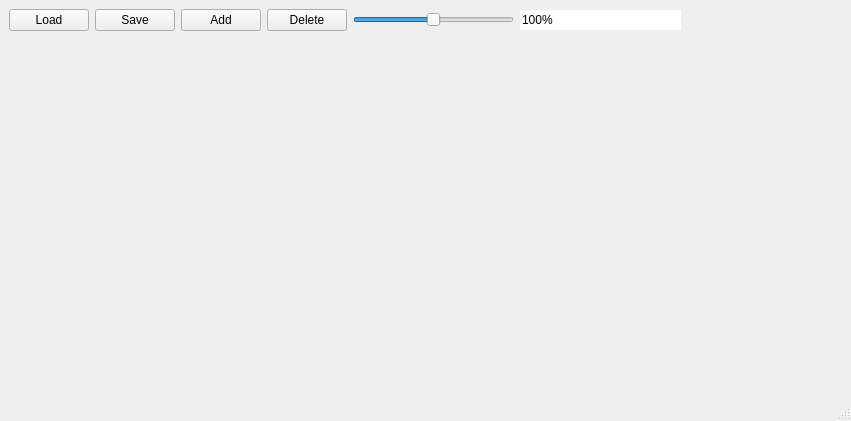
<?xml version="1.0" encoding="UTF-8"?>
<ui version="4.0">
 <class>Serialgui</class>
 <widget class="QMainWindow" name="Serialgui">
  <property name="geometry">
   <rect>
    <x>0</x>
    <y>0</y>
    <width>851</width>
    <height>421</height>
   </rect>
  </property>
  <property name="windowTitle">
   <string>Serialgui</string>
  </property>
  <widget class="QWidget" name="centralwidget">
   <layout class="QGridLayout" name="gridLayout">
    <item row="0" column="0">
     <layout class="QHBoxLayout" name="controlbargrid">
      <item>
       <widget class="QPushButton" name="load">
        <property name="text">
         <string>Load</string>
        </property>
       </widget>
      </item>
      <item>
       <widget class="QPushButton" name="save">
        <property name="text">
         <string>Save</string>
        </property>
       </widget>
      </item>
      <item>
       <widget class="QPushButton" name="add">
        <property name="text">
         <string>Add</string>
        </property>
       </widget>
      </item>
      <item>
       <widget class="QPushButton" name="delete_2">
        <property name="text">
         <string>Delete</string>
        </property>
       </widget>
      </item>
      <item>
       <widget class="QSlider" name="zoom">
        <property name="minimum">
         <number>0</number>
        </property>
        <property name="maximum">
         <number>200</number>
        </property>
        <property name="singleStep">
         <number>10</number>
        </property>
        <property name="value">
         <number>100</number>
        </property>
        <property name="tracking">
         <bool>true</bool>
        </property>
        <property name="orientation">
         <enum>Qt::Horizontal</enum>
        </property>
       </widget>
      </item>
      <item>
       <widget class="QLineEdit" name="percent">
        <property name="text">
         <string>100%</string>
        </property>
        <property name="frame">
         <bool>false</bool>
        </property>
       </widget>
      </item>
      <item>
       <spacer name="horizontalSpacer">
        <property name="orientation">
         <enum>Qt::Horizontal</enum>
        </property>
        <property name="sizeHint" stdset="0">
         <size>
          <width>40</width>
          <height>20</height>
         </size>
        </property>
       </spacer>
      </item>
     </layout>
    </item>
    <item row="1" column="0">
     <layout class="QGridLayout" name="viewenginegrid" rowstretch="3">
      <item row="0" column="0">
       <widget class="QWidget" name="engineinsert" native="true"/>
      </item>
     </layout>
    </item>
   </layout>
  </widget>
  <widget class="QMenuBar" name="menubar">
   <property name="geometry">
    <rect>
     <x>0</x>
     <y>0</y>
     <width>851</width>
     <height>20</height>
    </rect>
   </property>
  </widget>
  <widget class="QStatusBar" name="statusbar"/>
 </widget>
 <resources/>
 <connections/>
</ui>
